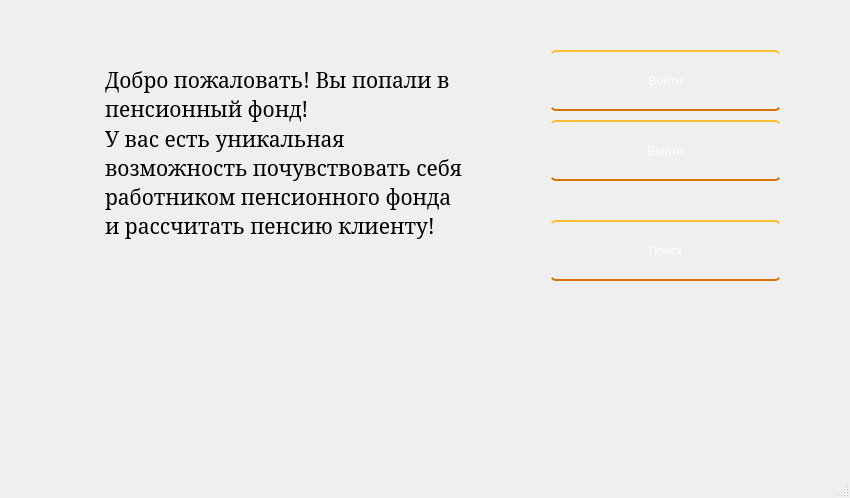
<?xml version="1.0" encoding="UTF-8"?>
<ui version="4.0">
 <class>MainWindow</class>
 <widget class="QMainWindow" name="MainWindow">
  <property name="geometry">
   <rect>
    <x>0</x>
    <y>0</y>
    <width>850</width>
    <height>498</height>
   </rect>
  </property>
  <property name="minimumSize">
   <size>
    <width>850</width>
    <height>498</height>
   </size>
  </property>
  <property name="maximumSize">
   <size>
    <width>850</width>
    <height>498</height>
   </size>
  </property>
  <property name="windowTitle">
   <string>Пенсионный фонд</string>
  </property>
  <property name="styleSheet">
   <string notr="true">QMainWindow{
background-image: url(background.jpg);
}</string>
  </property>
  <widget class="QWidget" name="centralwidget">
   <property name="styleSheet">
    <string notr="true">QWidget{
background-image:url(background.jpg);
}</string>
   </property>
   <widget class="QPushButton" name="login_btn">
    <property name="geometry">
     <rect>
      <x>550</x>
      <y>50</y>
      <width>231</width>
      <height>61</height>
     </rect>
    </property>
    <property name="styleSheet">
     <string notr="true">QPushButton {
  display: inline-block;
  color: white;
  text-decoration: none;
  padding: .5em 2em;
  outline: none;
  border-width: 2px 0;
  border-style: solid none;
  border-color: #FDBE33 #000 #D77206;
  border-radius: 6px;
  background: linear-gradient(#F3AE0F, #E38916) #E38916;
  transition: 0.2s;
} 
QPushButton:hover { background: linear-gradient(#f5ae00, #f59500) #f5ae00; }
QPushButton:pressed { background: linear-gradient(#f59500, #f5ae00) #f59500; }</string>
    </property>
    <property name="text">
     <string>Войти</string>
    </property>
   </widget>
   <widget class="QPushButton" name="search_btn">
    <property name="geometry">
     <rect>
      <x>550</x>
      <y>220</y>
      <width>231</width>
      <height>61</height>
     </rect>
    </property>
    <property name="styleSheet">
     <string notr="true">QPushButton {
  display: inline-block;
  color: white;
  text-decoration: none;
  padding: .5em 2em;
  outline: none;
  border-width: 2px 0;
  border-style: solid none;
  border-color: #FDBE33 #000 #D77206;
  border-radius: 6px;
  background: linear-gradient(#F3AE0F, #E38916) #E38916;
  transition: 0.2s;
} 
QPushButton:hover { background: linear-gradient(#f5ae00, #f59500) #f5ae00; }
QPushButton:pressed { background: linear-gradient(#f59500, #f5ae00) #f59500; }</string>
    </property>
    <property name="text">
     <string>Поиск</string>
    </property>
   </widget>
   <widget class="QTextEdit" name="textEdit">
    <property name="geometry">
     <rect>
      <x>100</x>
      <y>60</y>
      <width>371</width>
      <height>291</height>
     </rect>
    </property>
    <property name="font">
     <font>
      <family>serif,Georgia</family>
      <pointsize>-1</pointsize>
      <weight>50</weight>
      <italic>false</italic>
      <bold>false</bold>
     </font>
    </property>
    <property name="styleSheet">
     <string notr="true">QTextEdit{
font-family: serif, Georgia;
font-size: 20px;
color: #000000;
font-weight: normal;
font-style: normal;
font-variant: normal;
text-transform: none;
background: rgb(0, 0, 0, 0); 
}</string>
    </property>
    <property name="readOnly">
     <bool>true</bool>
    </property>
    <property name="html">
     <string>&lt;!DOCTYPE HTML PUBLIC &quot;-//W3C//DTD HTML 4.0//EN&quot; &quot;http://www.w3.org/TR/REC-html40/strict.dtd&quot;&gt;
&lt;html&gt;&lt;head&gt;&lt;meta name=&quot;qrichtext&quot; content=&quot;1&quot; /&gt;&lt;style type=&quot;text/css&quot;&gt;
p, li { white-space: pre-wrap; }
&lt;/style&gt;&lt;/head&gt;&lt;body style=&quot; font-family:'serif,Georgia'; font-size:20px; font-weight:400; font-style:normal;&quot;&gt;
&lt;p style=&quot; margin-top:0px; margin-bottom:0px; margin-left:0px; margin-right:0px; -qt-block-indent:0; text-indent:0px;&quot;&gt;&lt;span style=&quot; font-family:'Ubuntu'; font-size:16pt;&quot;&gt;Добро пожаловать! Вы попали в пенсионный фонд!&lt;/span&gt;&lt;/p&gt;
&lt;p style=&quot; margin-top:0px; margin-bottom:0px; margin-left:0px; margin-right:0px; -qt-block-indent:0; text-indent:0px;&quot;&gt;&lt;span style=&quot; font-family:'Ubuntu'; font-size:16pt;&quot;&gt;У вас есть уникальная возможность почувствовать себя работником пенсионного фонда и рассчитать пенсию клиенту! &lt;/span&gt;&lt;/p&gt;&lt;/body&gt;&lt;/html&gt;</string>
    </property>
   </widget>
   <widget class="QPushButton" name="unlogin_btn">
    <property name="geometry">
     <rect>
      <x>550</x>
      <y>120</y>
      <width>231</width>
      <height>61</height>
     </rect>
    </property>
    <property name="styleSheet">
     <string notr="true">QPushButton {
  display: inline-block;
  color: white;
  text-decoration: none;
  padding: .5em 2em;
  outline: none;
  border-width: 2px 0;
  border-style: solid none;
  border-color: #FDBE33 #000 #D77206;
  border-radius: 6px;
  background: linear-gradient(#F3AE0F, #E38916) #E38916;
  transition: 0.2s;
} 
QPushButton:hover { background: linear-gradient(#f5ae00, #f59500) #f5ae00; }
QPushButton:pressed { background: linear-gradient(#f59500, #f5ae00) #f59500; }
QPushButton:active:disabled {
background: linear-gradient(#dcca9f, #f5ae00) #dcca9f; 
}
QPushButton:disabled {
background: linear-gradient(#dcca9f, #f5ae00) #dcca9f; 
}</string>
    </property>
    <property name="text">
     <string>Выйти</string>
    </property>
   </widget>
  </widget>
  <widget class="QMenuBar" name="menubar">
   <property name="geometry">
    <rect>
     <x>0</x>
     <y>0</y>
     <width>850</width>
     <height>33</height>
    </rect>
   </property>
  </widget>
  <widget class="QStatusBar" name="statusbar"/>
 </widget>
 <resources>
  <include location="../background_image.qrc"/>
 </resources>
 <connections/>
</ui>
